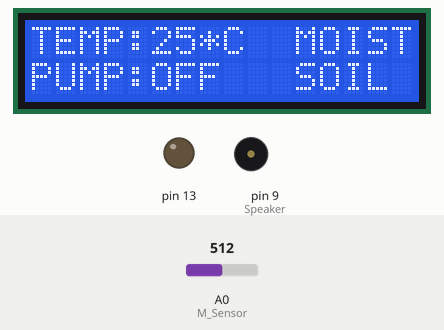
A sketch run on a simulated Arduino Uno, built with avr-gcc and run on an emulated ATmega328P. Shown: 16×2 character LCD, output pins drawn as LEDs (lit = HIGH), buzzer (waves = sounding). The inputs (shaded band) are chosen by the test bench; at power-on: A0 (M_Sensor) = 512.

Above: at 1.7 s.
1.8 s: A0 (M_Sensor) set to 686
3.3 s: A0 (M_Sensor) set to 718
At 4.0 s:
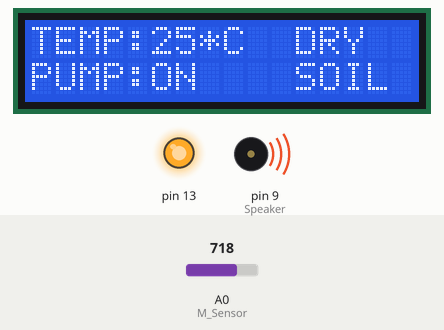
6.3 s: A0 (M_Sensor) set to 290
At 7.5 s:
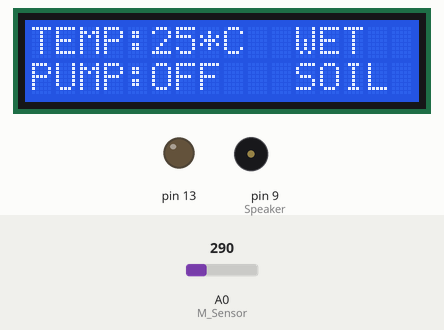
8.1 s: A0 (M_Sensor) set to 311
At 9.3 s:
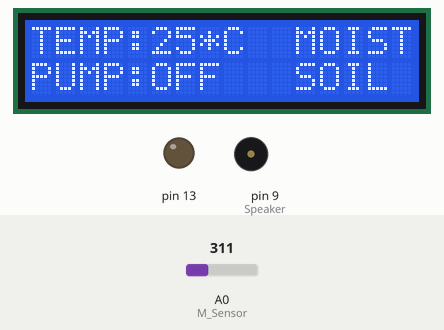
11.1 s: A0 (M_Sensor) set to 122
At 11.9 s:
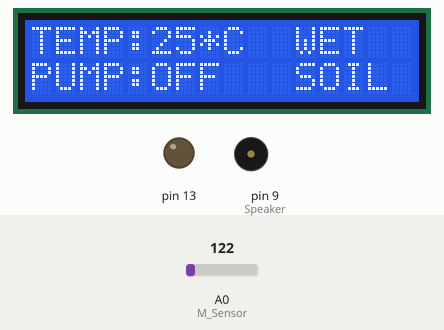
12.6 s: A0 (M_Sensor) set to 306
At 13.8 s:
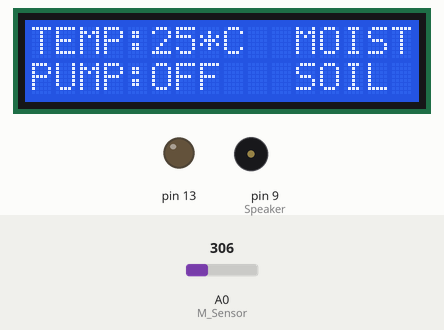
Timing chart, 0 to 15.2 s (numbered marks = the images above; inputs shaded):
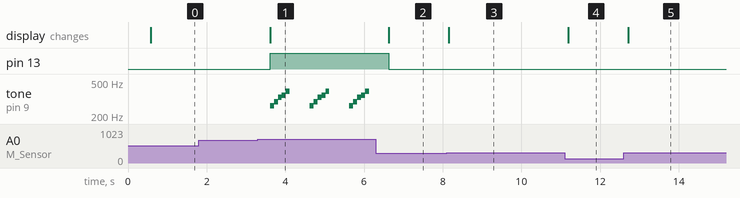

The sketch:

Smart_Irrigation.ino
```cpp
#include <LiquidCrystal.h>

#define NOTE_C4 262
#define NOTE_D4 294
#define NOTE_E4 330
#define NOTE_F4 349
#define NOTE_G4 392
#define NOTE_A4 440
#define NOTE_B4 494
#define NOTE_C5 523

int temp;
int T_Sensor = A3;
int M_Sensor = A0;
int W_led = 7;
int P_led = 13;
int Speaker = 9;
int val;
int cel;

LiquidCrystal lcd(12, 11, 5, 4, 3, 2);

void setup()
 {
    lcd.begin(16, 2);
    lcd.clear();
    pinMode(13,OUTPUT);
    pinMode(7,INPUT);
    pinMode(9,OUTPUT);

    val = analogRead(T_Sensor); //Read Temperature sensor value
    int mv = ( val/1023.0)*5000;
    cel = mv/10;


    lcd.setCursor(0,0);
    lcd.print("MINI PROJECT");
    delay(500);

}

void loop()
{

  lcd.clear();
  int Moisture = analogRead(M_Sensor); //Read Moisture Sensor Value

  lcd.setCursor(0,0);
  lcd.print("TEMP:");
  lcd.setCursor(5,0);
  lcd.print(cel);
  lcd.setCursor(7,0);
  lcd.print("*C");

 if (Moisture> 700)   // for dry soil
  {
        lcd.setCursor(11,0);
        lcd.print("DRY");
        lcd.setCursor(11,1);
        lcd.print("SOIL");
        digitalWrite(13, HIGH);
         lcd.setCursor(0,1);
         lcd.print("PUMP:ON");

           tone(Speaker, NOTE_C4, 100);
           delay(100);
           tone(Speaker, NOTE_D4, 100);
           delay(100);
           tone(Speaker, NOTE_E4, 100);
           delay(100);
           tone(Speaker, NOTE_F4, 100);
           delay(100);
           tone(Speaker, NOTE_G4, 100);
           delay(100);

    }

     if (Moisture>= 300 && Moisture<=700) //for Moist Soil
    {
      lcd.setCursor(11,0);
     lcd.print("MOIST");
     lcd.setCursor(11,1);
     lcd.print("SOIL");
     digitalWrite(13,LOW);
     lcd.setCursor(0,1);
     lcd.print("PUMP:OFF");
  }

  if (Moisture < 300)  // For Soggy soil
  {
    lcd.setCursor(11,0);
     lcd.print("WET");
     lcd.setCursor(11,1);
     lcd.print("SOIL");
     digitalWrite(13,LOW);
     lcd.setCursor(0,1);
     lcd.print("PUMP:OFF");
  }
 delay(500);
}
```

Measured:
- the behaviour switches between 700 and 701 on A0 (M_Sensor) (found by bisection; images 0 and 1)
- the behaviour switches between 299 and 300 on A0 (M_Sensor) (found by bisection; images 2 and 3)
- after the input at 1.8 s, every drawn part: stays the same
- after the input at 3.3 s, pin 13: LOW → HIGH after 0.31 s; tone on pin 9 (Speaker): silent → 262 Hz after 0.31 s, then repeats every 1.0 s: 294 Hz 0.10 s, 330 Hz 0.10 s, 349 Hz 0.10 s, 392 Hz 0.10 s, silent 0.51 s, 262 Hz 0.10 s; the display: changes after 0.31 s (image 1)
- after the input at 6.3 s, pin 13: HIGH → LOW after 0.33 s; tone on pin 9 (Speaker): stops changing and stays silent; the display: changes after 0.33 s (image 2)
- after the input at 8.1 s, the display: changes after 0.05 s (image 3)
- after the input at 11.1 s, the display: changes after 0.09 s (image 4)
- after the input at 12.6 s, the display: changes after 0.11 s (image 5)
